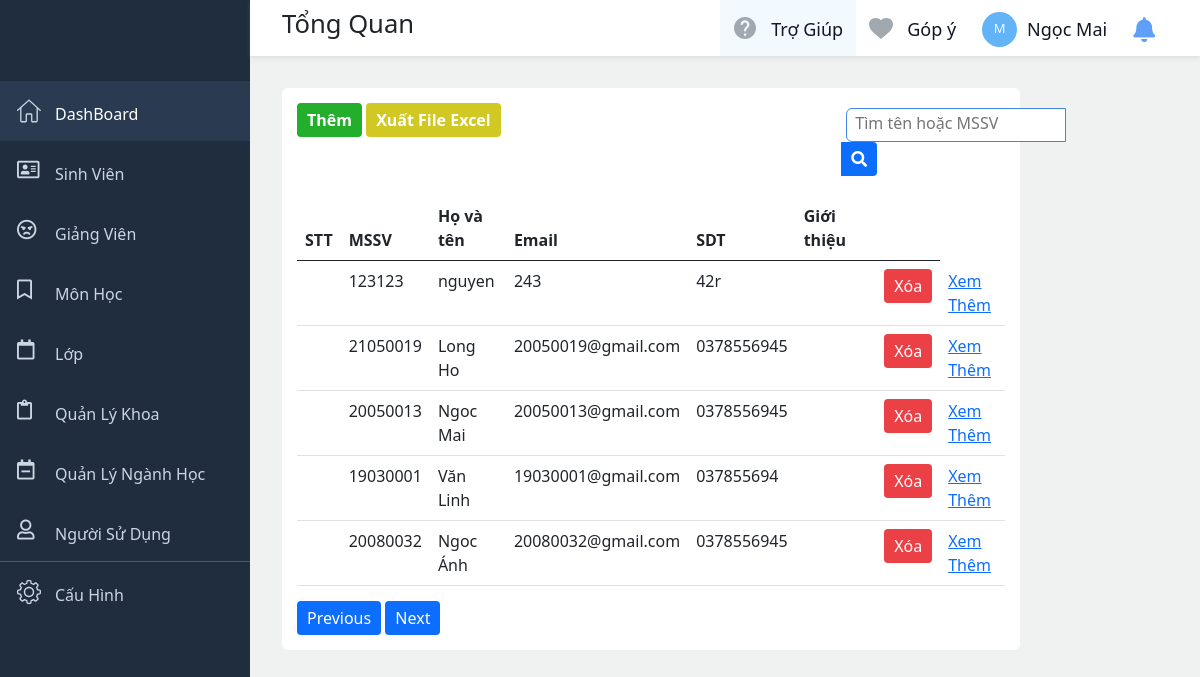
The page /myhome/home on the database as committed earlier.
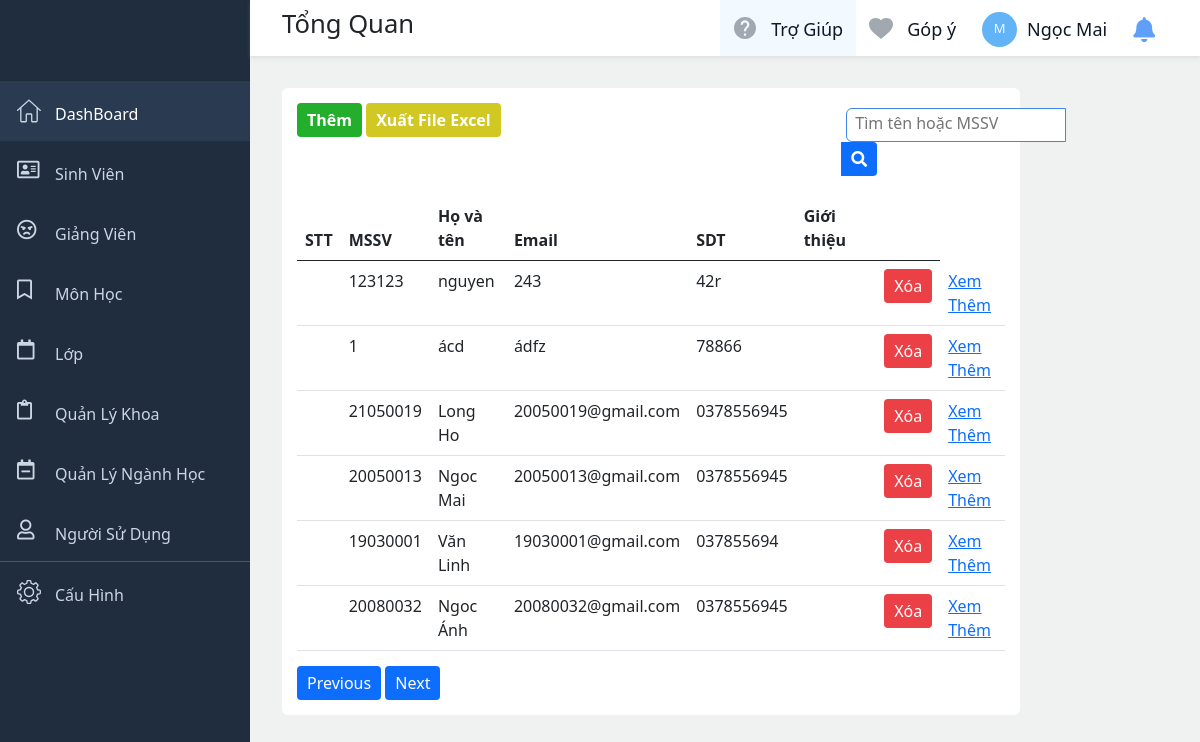
The same page on the database as committed later.
### myhome/models.py (models this page shows)
class student (models.Model):
    mssv =models.CharField(max_length=100)
    name= models.TextField()
    email = models.TextField()
    phone = models.CharField(max_length=10)
    date = models.CharField(max_length=100)
    gender = models.TextField()
    address = models.TextField()
    ethnic = models.TextField()
    department =models.TextField()
    majors = models.TextField()
    classroom = models.CharField(max_length=1000)

### myhome/views.py (the view)
# urls.py: path('/home',views.list),
def list (request):
    Data ={'students':student.objects.all().order_by('-date')}
    return render (request,'pages/home.html',Data)

### myhome/templates/pages/home.html (shortened to what this page needs)
{% extends "pages/base.html" %}
{% block content %}
<div id="root">
    <div class="MuiBox_root">
        <div class="MuiBoxMenu">
            <nav>
                <div class="menuTopHeader">
                    <div class="menuTopLogo">
                        <a href="">
                            <img src="/asset/img/logo-teky.png" alt="" class="logo--full">
                        </a>
                        <button class="menuTopToogle MuiIconButton-root">
                        </button>
                    </div>
                </div>
                <div class="menuInnerWrapper">
                    <div class="menuPrimaryInner" id="menuPrimaryInner">
                        <nav class="menuList">
                            <a href="/myhome" class="rootMenuItem rootMenuItem_color active">
                                <div class="ListItemIcon-root">
                                </div>
                                <div class="ListItemTitle">
                                    <div class="ListItemText">
                                        DashBoard
                                    </div>
                                </div>
                            </a>
                            <a href="/myhome/home" class="rootMenuItem rootMenuItem_color ">
                                <div class="ListItemIcon-root">
                                    <i class="far fa-address-card MuiIconItem-root"></i>
                                </div>
                                <div class="ListItemTitle">
                                    <div class="ListItemText">
                                        Sinh Viên
                                    </div>
                                </div>
                            </a>
                            <a href="/myhome/teachers" class="rootMenuItem rootMenuItem_color ">
                                <div class="ListItemIcon-root">
                                    <i class="far fa-angry MuiIconItem-root"></i>
                                </div>
                                <div class="ListItemTitle">
                                    <div class="ListItemText">
                                        Giảng Viên
                                    </div>
                                </div>
                            </a>
                            <a href="#" class="rootMenuItem rootMenuItem_color ">
                                <div class="ListItemIcon-root">
                                    <i class="far fa-bookmark MuiIconItem-root"></i>
                                </div>
                                <div class="ListItemTitle">
                                    <div class="ListItemText">
                                        Môn Học
                                    </div>
                                </div>
                            </a>
                            <a href="#" class="rootMenuItem rootMenuItem_color">
                                <div class="ListItemIcon-root">
                                    <i class="far fa-calendar MuiIconItem-root"></i>
                                </div>
                                <div class="ListItemTitle">
                                    <div class="ListItemText">
                                        Lớp
                                    </div>
                                </div>
                            </a>
                            <a href="#" class="rootMenuItem rootMenuItem_color ">
                                <div class="ListItemIcon-root">
                                    <i class="far fa-clipboard MuiIconItem-root"></i>
                                </div>
                                <div class="ListItemTitle">
                                    <div class="ListItemText">
                                        Quản Lý Khoa
                                    </div>
                                </div>
                            </a>
                            <a href="#" class="rootMenuItem rootMenuItem_color ">
                                <div class="ListItemIcon-root">
                                    <i class="far fa-calendar-minus MuiIconItem-root"></i>
                                </div>
                                <div class="ListItemTitle">
                                    <div class="ListItemText">
                                        Quản Lý Ngành Học
                                    </div>
                                </div>
                            </a>
                            <a href="#" class="rootMenuItem rootMenuItem_color ">
                                <div class="ListItemIcon-root">
                                    <i class="far fa-user MuiIconItem-root"></i>
                                </div>
                                <div class="ListItemTitle">
                                    <div class="ListItemText">
                                        Người Sử Dụng
                                    </div>
                                </div>
                            </a>
                            <hr class="menuDivider">
                            <a href="" class="rootMenuItem rootMenuItem_color ">
                                <div class="ListItemIcon-root">
                                </div>
                                <div class="ListItemTitle">
                                    <div class="ListItemText">
                                        Cấu Hình
                                    </div>
                                </div>
                            </a>
                        </nav>
                    </div>
                </div>
            </nav>
        </div>
        <div class="MuiBoxBody">
            <div class="MuiBoxHeaderTop" id="header">
                <h3 class="MuiTypography-h3">Tổng Quan</h3>
                <div class="MuiBoxHeaderInfo">
                    <div class="MuiBoxItem active">
                        <p class="MuiBoxText">Trợ Giúp</p>
                    </div>
                    <div class="MuiBoxItem">
                        <p class="MuiBoxText">Góp ý</p>
                    </div>
                    <div class="MuiBoxItem">
                        <div class="avatar-acount">
                            <div class="avatar-text">
                                <div class="avatar-item">
                                    <span class="avatar-span">
                                        M
                                    </span>
                                </div>
                            </div>
                        </div>
                        <p class="MuiBoxText MuiBoxTextName">Ngọc Mai</p>
                    </div>
                    <div class="MuiBoxItem">
                        <i class="fas fa-bell" style="color: #5f9ff8; font-size: 25px;"></i>
                    </div>
                </div>
            </div>
            <div class="MuiBoxItemBody">
                <div class="MuiBoxItem_Left MuiBoxStudent">
                    <div class="MuiBox_Button">
                        <div class="row">
                            <div class="col-9">
                                <a href="create.html" class="btnCreate btn">
                                    Thêm
                                </a>
                                <button class="btnExcel btn">
                                    Xuất File Excel
                                </button>
                            </div>
                            <div class="search col-3 justify-content-end">
                                <input type="text" id="txtSearch" class="search_input" placeholder="Tìm tên hoặc MSSV">
                                <button type="button" class="btn btnSearch btn-primary" id="search"><i
                                        class="fas fa-search"></i></button>
                            </div>
                        </div>
                    </div>
                    <div class="MuiBox">
                        <div class="col-12">
                            <table class="table" id="table2excel">
                                <thead>
                                    <tr class="table-title">
                                        <th>STT</th>
                                        <th>MSSV</th>
                                        <th>Họ và tên</th>
                                        <th>Email</th>
                                        <th>SDT</th>
                                        <th>Giới thiệu</th>
                                        <th></th>
                                        <th></th>
                                    </tr>
                                </thead>
                                <tbody id="tbodySinhVien">
                                    {% for student in students %}
                                    <tr>
                                        <td class="demo-item">{{student.stt}}</td>
                                        <td class="demo-item">{{student.mssv}}</td>
                                        <td class="demo-item">{{student.name}}</td>
                                        <td class="demo-item">{{student.email}}</td>
                                        <td class="demo-item">{{student.phone}}</td>
                                        <td class="demo-item"></td>
                                        <td class="demo-item"></td>
                                        <td>
                                            <button class=" btn btnDelete">Xóa</button>
                                        </td>
                                        <td><a href="home/{{student.id}}">Xem Thêm</a></td>
                                    </tr>
                                    {% endfor %}
                                </tbody>
                            </table>
                            <button class="btn btn-primary">Previous</button>
                            <button class="btn btn-primary">Next</button>
                        </div>
                    </div>
                </div>
            </div>
        </div>
    </div>
</div>
{% endblock %}

### myhome/templates/pages/base.html (shortened to what this page needs)
<!DOCTYPE html>
<html lang="en">
<html lang="en">
<head>
    <link rel="stylesheet" href="https://cdnjs.cloudflare.com/ajax/libs/font-awesome/5.15.4/css/all.min.css" />
    <link href="https://cdn.jsdelivr.net/npm/bootstrap@5.0.2/dist/css/bootstrap.min.css" rel="stylesheet"
>
</head>
<body>
    {% block content %}
    {% endblock %}
</body>
</html>

### myhome/templates/pages/home.html (style rules this page uses)
* { margin: 0; padding: 0; }
.MuiBox_root { height: 100%; }
.MuiBoxMenu { background-color: #202d3f; position: fixed; top: 0; left: 0; width: 250px; min-height: 100vh; max-height: 100vh; }
.menuTopLogo { height: 80px; }
.logo--full { width: 160px; padding: 20px 15px 0; }
.menuTopToogle { display: block; position: absolute; top: 20px; right: 0; padding: 8px; }
.MuiIconButton-root { background-color: transparent; text-align: center; border: 0; cursor: pointer; }
.menuDivider { border-top: 2px solid #15202c; border-bottom: 2px solid #263d53; border: 0; margin: 0; }
.menuInnerWrapper { height: calc(100% - 60px); position: relative; }
.menuPrimaryInner { height: 100%; overflow-x: hidden; overflow-y: hidden; display: flex; flex-direction: column; }
nav .menuList { fill: #cad6e2; color: #cad6e2; padding: 0; }
.rootMenuItem { justify-content: flex-start; align-items: center; width: 100%; position: relative; padding: 0; height: 60px; display: flex; }
.rootMenuItem_color { color: #cad6e2; text-decoration: none; }
.rootMenuItem .ListItemIcon-root { color: #cad6e2; min-width: unset; }
.MuiSvgIcon-root { fill: #cad6e2; width: 24px; height: auto; max-height: 30px; margin: -2px 14px 0 17px; }
.ListItemTitle { width: 155px; margin-top: 5px; }
.rootMenuItem.active { background-color: #2a3a51; fill: #fff; color: #fff; }
.MuiIconItem-root { fill: #cad6e2; width: 24px; font-size: 20px; height: auto; max-height: 30px; margin: -2px 14px 0 17px; }
.MuiBoxBody { width: calc(100% - 250px); margin-left: 250px; display: flex; flex-direction: column; margin-top: 0; background-color: #f0f1f1; min-height: 100vh; }
.MuiBoxHeaderTop { display: flex; top: 0; height: 56px; z-index: 1001; box-shadow: 0px 2px 4px rgb(168 168 168 / 25%); align-items: center; justify-content: space-between; padding: 0 32px; position: sticky; background: #fff; }
.MuiTypography-h3 { font-size: 1.6rem; }
.MuiBoxHeaderInfo { height: inherit; display: flex; align-items: center; }
.MuiBoxItem { display: flex; align-items: center; cursor: pointer; padding: 2px 13px 0; height: 100%; }
.MuiBoxItem svg { margin: -2px 14px 0 0px; }
.MuiBoxText { font-size: 18px; color: #0f1824; margin: 0; }
.avatar-acount { width: 45px; height: 35px; border-radius: 220px; display: inline-block; vertical-align: middle; }
.avatar-text { width: 35px; height: 35px; text-align: center; color: aliceblue; border-radius: 20px; background-color: #63b4f6; line-height: inherit; }
.avatar-item { display: table; table-layout: fixed; width: 100%; height: 100%; font-size: 13px; }
.avatar-span { display: table-cell; vertical-align: middle; }
.MuiBoxItem.active { background: #F2F9FF; }
.MuiBoxItemBody { padding: 32px 32px 96px; display: flex; width: 100% }
.MuiBoxItem_Left { width: 83.3333%; }
.MuiBoxStudent { background: #fff; padding: 15px 15px; border-radius: 6px; }
.MuiBox { display: flex; justify-content: right; }
.table { margin: 15px 0; }
.btn { padding: 5px 10px; border: 0; }
.btnCreate { background: #23af2c; color: #fff; font-weight: 600; }
.btnExcel { background: #d1c823; color: #fff; font-weight: 600; }
.btnDelete { background: #eb4146; color: #fff; }
.search { margin: 5px 0; }
.search_input { width: 220px; padding: 2px 4px 6px 8px; border-top-left-radius: 6px; border-bottom-left-radius: 6px; border: 1px solid #4185eb; }
.btnSearch { margin-left: -5px; border-top-left-radius: 0px; border-bottom-left-radius: 0px; }

Rows that differ between the two databases and show on the page:
added student: mssv "1", name "ácd", email "ádfz", phone "78866"
